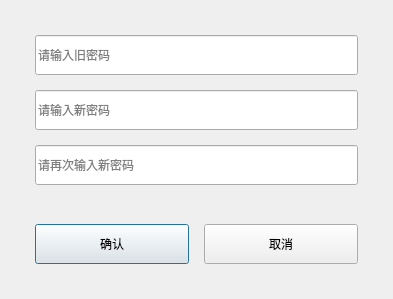
<?xml version="1.0" encoding="UTF-8"?>
<ui version="4.0">
 <class>ModifyPswdDlg</class>
 <widget class="QDialog" name="ModifyPswdDlg">
  <property name="geometry">
   <rect>
    <x>0</x>
    <y>0</y>
    <width>393</width>
    <height>299</height>
   </rect>
  </property>
  <property name="windowTitle">
   <string>Dialog</string>
  </property>
  <layout class="QVBoxLayout" name="verticalLayout">
   <property name="spacing">
    <number>15</number>
   </property>
   <property name="leftMargin">
    <number>35</number>
   </property>
   <property name="topMargin">
    <number>35</number>
   </property>
   <property name="rightMargin">
    <number>35</number>
   </property>
   <property name="bottomMargin">
    <number>35</number>
   </property>
   <item>
    <widget class="QLineEdit" name="lineEdit">
     <property name="minimumSize">
      <size>
       <width>0</width>
       <height>40</height>
      </size>
     </property>
     <property name="text">
      <string/>
     </property>
     <property name="echoMode">
      <enum>QLineEdit::Password</enum>
     </property>
     <property name="placeholderText">
      <string>请输入旧密码</string>
     </property>
    </widget>
   </item>
   <item>
    <widget class="QLineEdit" name="lineEdit_2">
     <property name="minimumSize">
      <size>
       <width>0</width>
       <height>40</height>
      </size>
     </property>
     <property name="echoMode">
      <enum>QLineEdit::Password</enum>
     </property>
     <property name="placeholderText">
      <string>请输入新密码</string>
     </property>
    </widget>
   </item>
   <item>
    <widget class="QLineEdit" name="lineEdit_3">
     <property name="minimumSize">
      <size>
       <width>0</width>
       <height>40</height>
      </size>
     </property>
     <property name="echoMode">
      <enum>QLineEdit::Password</enum>
     </property>
     <property name="placeholderText">
      <string>请再次输入新密码</string>
     </property>
    </widget>
   </item>
   <item>
    <spacer name="verticalSpacer">
     <property name="orientation">
      <enum>Qt::Vertical</enum>
     </property>
     <property name="sizeHint" stdset="0">
      <size>
       <width>20</width>
       <height>40</height>
      </size>
     </property>
    </spacer>
   </item>
   <item>
    <layout class="QHBoxLayout" name="horizontalLayout">
     <item>
      <widget class="QPushButton" name="btnOk">
       <property name="minimumSize">
        <size>
         <width>0</width>
         <height>40</height>
        </size>
       </property>
       <property name="text">
        <string>确认</string>
       </property>
      </widget>
     </item>
     <item>
      <widget class="QPushButton" name="btnCancel">
       <property name="minimumSize">
        <size>
         <width>0</width>
         <height>40</height>
        </size>
       </property>
       <property name="text">
        <string>取消</string>
       </property>
      </widget>
     </item>
    </layout>
   </item>
  </layout>
 </widget>
 <resources/>
 <connections/>
</ui>
